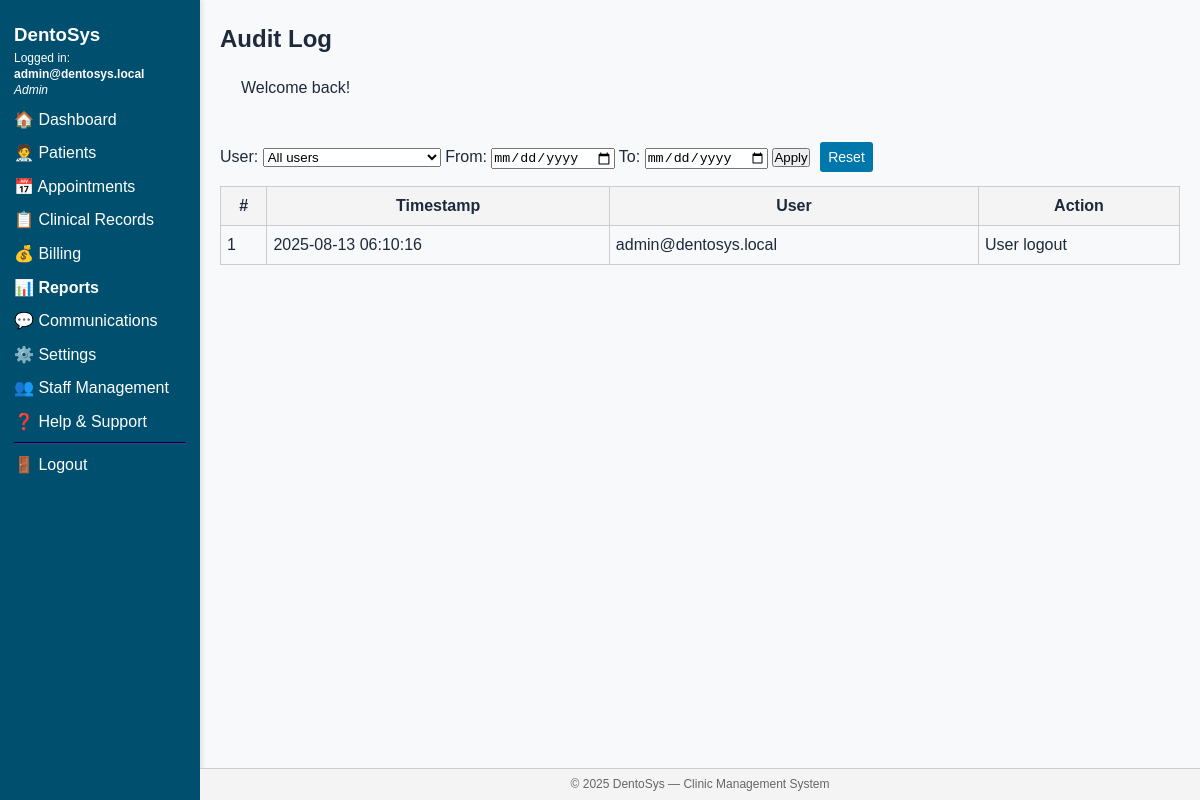
Screenshot of /pages/reports/audit_log.php (signed in) with the database file from the repository.
### tables this page shows
CREATE TABLE `UserTbl` (
  `user_id` int(11) NOT NULL AUTO_INCREMENT,
  `email` varchar(100) NOT NULL,
  `password_hash` varchar(255) NOT NULL,
  `role_id` int(11) NOT NULL,
  `is_active` tinyint(1) DEFAULT 1,
  `created_at` timestamp NULL DEFAULT current_timestamp(),
  PRIMARY KEY (`user_id`),
  UNIQUE KEY `email` (`email`),
  KEY `role_id` (`role_id`),
  CONSTRAINT `UserTbl_ibfk_1` FOREIGN KEY (`role_id`) REFERENCES `Role` (`role_id`)
);

CREATE TABLE `Role` (
  `role_id` int(11) NOT NULL,
  `role_name` varchar(50) NOT NULL,
  PRIMARY KEY (`role_id`),
  UNIQUE KEY `role_name` (`role_name`)
);

CREATE TABLE `AuditLog` (
  `log_id` int(11) NOT NULL AUTO_INCREMENT,
  `user_id` int(11) DEFAULT NULL,
  `action` text NOT NULL,
  `timestamp` timestamp NULL DEFAULT current_timestamp(),
  PRIMARY KEY (`log_id`)
);

### pages/reports/audit_log.php (the view, shortened to what this page needs)
<?php
require_once BASE_PATH . '/includes/functions.php';
$where   = [];
$start_date = $_GET['from'] ?? '';
$end_date   = $_GET['to']   ?? '';
$whereSQL = $where ? ('WHERE ' . implode(' AND ', $where)) : '';
$query  = "SELECT a.*, u.email
           FROM AuditLog a
           LEFT JOIN UserTbl u ON u.user_id = a.user_id
           $whereSQL
           ORDER BY a.timestamp DESC
           LIMIT 500";
$stmt = $conn->prepare($query);
$stmt->execute();
$logs = $stmt->get_result();
include BASE_PATH . '/templates/header.php';
include BASE_PATH . '/templates/sidebar.php';
?>
<main>
  <h2>Audit Log</h2>
  <?= get_flash(); ?>
  <form method="get" style="margin-bottom:14px;">
    <label>User:
      <select name="user">
        <option value="">All users</option>
      </select>
    </label>
    <label>From:
      <input type="date" name="from" value="<?= htmlspecialchars($start_date); ?>">
    </label>
    <label>To:
      <input type="date" name="to"   value="<?= htmlspecialchars($end_date); ?>">
    </label>
    <button type="submit">Apply</button>
    <a class="btn" href="audit_log.php">Reset</a>
  </form>
  <table>
    <thead>
      <tr>
        <th>#</th>
        <th>Timestamp</th>
        <th>User</th>
        <th>Action</th>
      </tr>
    </thead>
    <tbody>
    <?php if ($logs->num_rows === 0): ?>
      <tr><td colspan="4">No log entries found.</td></tr>
    <?php else: $n=1; while ($row = $logs->fetch_assoc()): ?>
      <tr>
        <td><?= $n++; ?></td>
        <td><?= $row['timestamp']; ?></td>
        <td><?= htmlspecialchars($row['email'] ?? '— system —'); ?></td>
        <td><?= nl2br(htmlspecialchars($row['action'])); ?></td>
      </tr>
    <?php endwhile; endif; ?>
    </tbody>
  </table>
</main>
<?php include BASE_PATH . '/templates/footer.php'; ?>

### templates/sidebar.php (shortened to what this page needs)
<?php
$userEmail = $roleName = '';
$roleID    = 0;
if (!empty($_SESSION['user_id'])) {
    $uid = (int)$_SESSION['user_id'];
    $qry = $conn->query(
        "SELECT u.email, r.role_name, r.role_id
         FROM UserTbl u
         JOIN Role   r ON r.role_id = u.role_id
         WHERE u.user_id = $uid LIMIT 1"
    );
    if ($row = $qry->fetch_assoc()) {
        $userEmail = $row['email'];
        $roleName  = $row['role_name'];
        $roleID    = (int) $row['role_id'];
    }
}
$current = $_SERVER['REQUEST_URI'];
$active  = fn(string $sub) =>
    (strpos($current, $sub) !== false) ? 'style="font-weight:bold;"' : '';
?>
<aside class="sidebar">
  <h3 style="margin-top:0;">DentoSys</h3>
  <p style="font-size:12px;line-height:1.35em;">
    Logged&nbsp;in:<br>
    <strong><?= htmlspecialchars($userEmail); ?></strong><br>
    <em><?= htmlspecialchars($roleName); ?></em>
  </p>
  <nav>
    <?php if ($roleID === 4):  ?>
      <a <?= $active('/dashboard');       ?> href="/dentosys/pages/patients/my_profile.php">👤 My Profile</a>
      <a <?= $active('/appointments');    ?> href="/dentosys/pages/patients/my_appointments.php">📅 My Appointments</a>
      <a <?= $active('/records');         ?> href="/dentosys/pages/patients/my_records.php">📋 My Records</a>
      <a <?= $active('/prescriptions');   ?> href="/dentosys/pages/patients/my_prescriptions.php">💊 My Prescriptions</a>
      <a <?= $active('/billing');         ?> href="/dentosys/pages/patients/my_billing.php">💰 My Bills</a>
      <a <?= $active('/book');            ?> href="/dentosys/pages/patients/book_appointment.php">➕ Book Appointment</a>
    <?php else:  ?>
      <a <?= $active('/dashboard.php');   ?> href="/dentosys/pages/dashboard.php">🏠 Dashboard</a>
      <a <?= $active('/patients');        ?> href="/dentosys/pages/patients/list.php">🧑‍⚕️ Patients</a>
      <a <?= $active('/appointments');    ?> href="/dentosys/pages/appointments/calendar.php">📅 Appointments</a>
      <a <?= $active('/records');         ?> href="/dentosys/pages/records/list.php">📋 Clinical Records</a>
      <a <?= $active('/billing');         ?> href="/dentosys/pages/billing/invoices.php">💰 Billing</a>
      <?php if ($roleID !== 3):  ?>
        <a <?= $active('/reports');       ?> href="/dentosys/pages/reports/financial.php">📊 Reports</a>
        <a <?= $active('/communications');?> href="/dentosys/pages/communications/templates.php">💬 Communications</a>
      <?php endif; ?>
      <?php if ($roleID === 1):  ?>
        <a <?= $active('/settings');      ?> href="/dentosys/pages/settings/index.php">⚙️ Settings</a>
        <a <?= $active('/users');         ?> href="/dentosys/pages/settings/users.php">👥 Staff Management</a>
      <?php endif; ?>
    <?php endif; ?>
    <a <?= $active('/help');            ?> href="/dentosys/pages/help.php">❓ Help & Support</a>
    <hr style="border-color:#226;">
    <a href="/dentosys/auth/logout.php">🚪 Logout</a>
  </nav>
</aside>

### assets/css/framework.css (style rules this page uses)
:root { --primary-color: #2563eb; --primary-hover: #1d4ed8; --secondary-color: #64748b; --success-color: #10b981; --warning-color: #f59e0b; --error-color: #ef4444; --background: #f8fafc; --surface: #ffffff; --text-primary: #1e293b; --text-secondary: #64748b; --border-color: #e2e8f0; --font-family: 'Inter', -apple-system, BlinkMacSystemFont, sans-serif; --font-size-xs: 0.75rem; --font-size-sm: 0.875rem; --font-size-base: 1rem; --font-size-lg: 1.125rem; --font-size-xl: 1.25rem; --font-size-2xl: 1.5rem; --font-size-3xl: 1.875rem; --spacing-1: 0.25rem; --spacing-2: 0.5rem; --spacing-3: 0.75rem; --spacing-4: 1rem; --spacing-6: 1.5rem; --spacing-8: 2rem; --radius-sm: 0.25rem; --radius-md: 0.375rem; --radius-lg: 0.5rem; --radius-xl: 0.75rem; --shadow-sm: 0 1px 2px 0 rgb(0 0 0 / 0.05); --shadow-md: 0 4px 6px -1px rgb(0 0 0 / 0.1); --shadow-lg: 0 10px 15px -3px rgb(0 0 0 / 0.1); }
* { box-sizing: border-box; margin: 0; padding: 0; }
body { font-family: var(--font-family); font-size: var(--font-size-base); line-height: 1.6; color: var(--text-primary); background-color: var(--background); }
.btn { display: inline-flex; align-items: center; justify-content: center; padding: var(--spacing-2) var(--spacing-4); font-size: var(--font-size-sm); font-weight: 500; border: none; border-radius: var(--radius-md); cursor: pointer; text-decoration: none; transition: all 0.2s ease; gap: var(--spacing-2); }

### assets/css/style.css (style rules this page uses)
body { background-color: #f8f9fa; }
.sidebar { width: 240px; min-height: 100vh; background-color: #004F6E; color: #fff; box-shadow: 2px 0 5px rgba(0,0,0,0.1); }
main { flex: 1; padding: 2rem; overflow-x: auto; }

### templates/header.php (style rules this page uses)
body { display:flex;min-height:100vh;margin:0;font-family:Arial,Helvetica,sans-serif; }
.sidebar { width:200px;min-height:100vh;background:#004F6E;color:#fff;padding:20px 14px;box-sizing:border-box; }
.sidebar a { color:#fff;text-decoration:none;display:block;margin:8px 0; }
main { flex:1;padding:20px 20px 60px;box-sizing:border-box;overflow-x:auto; }
.btn { background:#0077aa;color:#fff;padding:4px 8px;border-radius:3px;text-decoration:none;margin-left:6px }
table { border-collapse:collapse;width:100% }
th,td { border:1px solid #ccc;padding:6px }
th { background:#f4f4f4 }

### rows the page displays
usertbl: email "admin@dentosys.local", role.role_name "Admin"
auditlog: timestamp "2025-08-13 06:10:16", user.email "admin@dentosys.local", action "User logout"

### other values shown
$m "Welcome back!"
